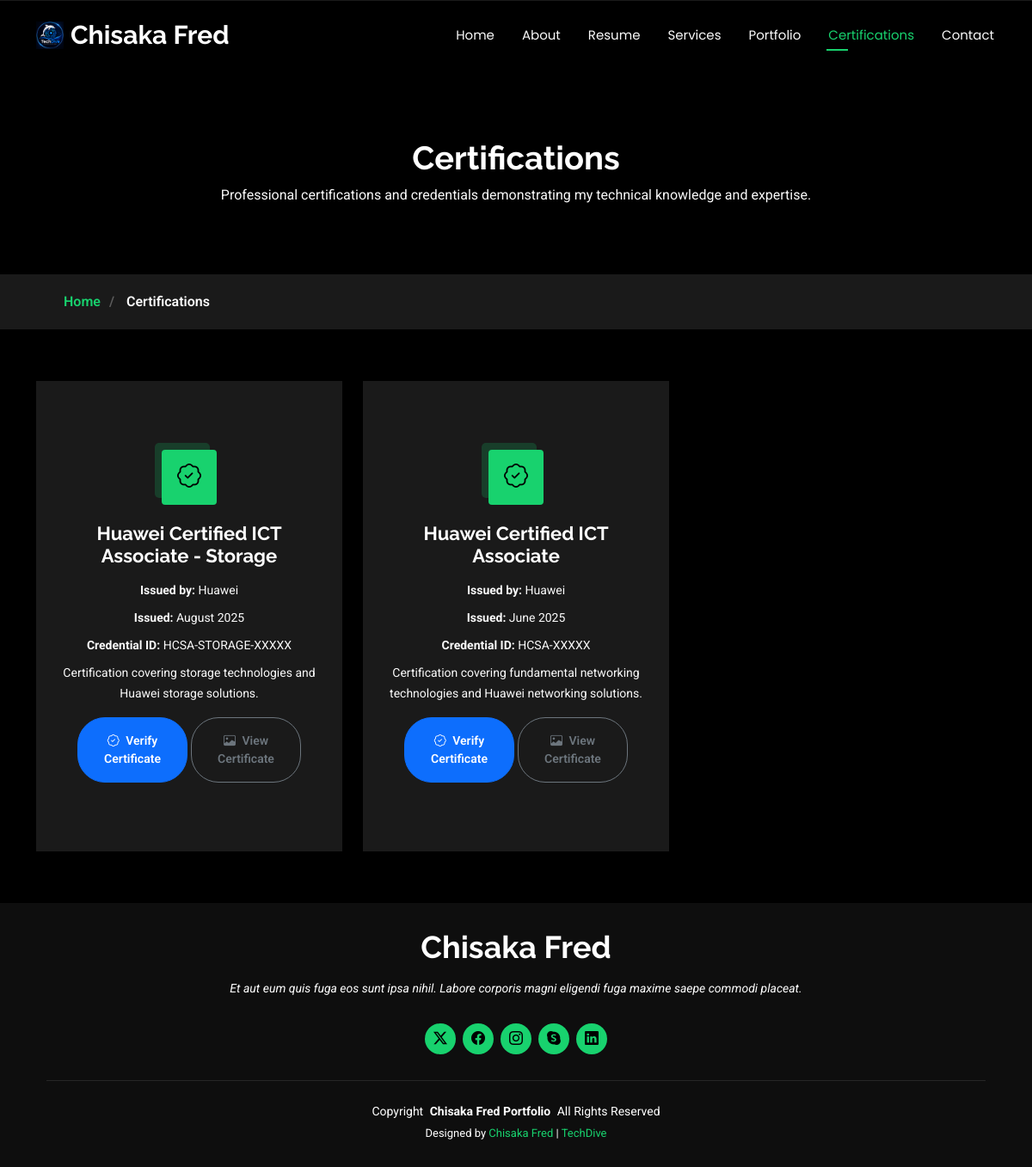
Screenshot of /certifications.php with the database file from the repository.
### tables this page shows
CREATE TABLE `users` (
  `id` int(11) NOT NULL,
  `name` varchar(255) NOT NULL,
  `username` varchar(255) NOT NULL,
  `email` varchar(255) NOT NULL,
  `password` varchar(255) NOT NULL,
  `title` varchar(255) NOT NULL,
  `place` varchar(255) NOT NULL,
  `facebook` text NOT NULL,
  `x` text NOT NULL,
  `instagram` text NOT NULL,
  `youtube` text NOT NULL,
  `linkedin` text NOT NULL,
  `github` text NOT NULL,
  `slogan` text NOT NULL,
  `birthday` date NOT NULL,
  `website` text NOT NULL,
  `phone` text NOT NULL,
  `city` text NOT NULL,
  `age` text NOT NULL,
  `degree` text NOT NULL,
  `freelance` int(11) NOT NULL,
  `certification` text NOT NULL,
  `address` varchar(255) NOT NULL
);

CREATE TABLE `certifications` (
  `id` int(11) NOT NULL,
  `title` varchar(255) NOT NULL,
  `issuer` varchar(255) NOT NULL,
  `issue_date` date DEFAULT NULL,
  `credential_id` varchar(255) DEFAULT NULL,
  `img` varchar(255) DEFAULT NULL,
  `url` varchar(255) DEFAULT NULL,
  `description` mediumtext DEFAULT NULL,
  `status` tinyint(1) NOT NULL DEFAULT 1,
  `created_at` timestamp NOT NULL DEFAULT current_timestamp()
);

CREATE TABLE `details` (
  `id` int(11) NOT NULL,
  `company` varchar(255) NOT NULL,
  `url` varchar(255) NOT NULL
);

### certifications.php (the view, shortened to what this page needs)
<?php
include 'include/config.php';
$sql = "SELECT * FROM `users` WHERE `users`.`id` = 1";
$result = mysqli_query($conn, $sql);
$data = mysqli_fetch_assoc($result);
?>
<!DOCTYPE html>
<html lang="en">
<head>
  <link href="assets/vendor/bootstrap/css/bootstrap.min.css" rel="stylesheet">
  <link href="assets/vendor/bootstrap-icons/bootstrap-icons.css" rel="stylesheet">
  <link href="assets/vendor/aos/aos.css" rel="stylesheet">
  <link href="assets/vendor/swiper/swiper-bundle.min.css" rel="stylesheet">
  <link href="assets/vendor/glightbox/css/glightbox.min.css" rel="stylesheet">
  <link href="assets/css/main.css" rel="stylesheet">
  <link href="assets/css/custom.css" rel="stylesheet">
</head>
<body class="index-page">
  <header id="header" class="header d-flex align-items-center fixed-top">
    <div class="container-fluid container-xl position-relative d-flex align-items-center justify-content-between">
      <a href="index.php" class="logo d-flex align-items-center">
        <img src="assets/img/logo.png" alt="">
        <h1 class="sitename"><?=$data['name']?></h1>
      </a>
      <nav id="navmenu" class="navmenu">
        <ul>
          <li><a href="index.php">Home</a></li>
          <li><a href="about.php">About</a></li>
          <li><a href="resume.php">Resume</a></li>
          <li><a href="services.php">Services</a></li>
          <li><a href="portfolio.php">Portfolio</a></li>
          <li><a href="certifications.php" class="active">Certifications</a></li>
          <li><a href="contact.php">Contact</a></li>
        </ul>
      </nav>
    </div>
  </header>
  <main class="main">
    <div class="page-title" data-aos="fade">
        <div class="heading">
            <div class="container">
                <div class="row d-flex justify-content-center text-center">
                    <div class="col-lg-8">
                        <h1>Certifications</h1>
                        <p class="mb-0">
                            Professional certifications and credentials
                            demonstrating my technical knowledge and expertise.
                        </p>
                    </div>
                </div>
            </div>
        </div>
        <nav class="breadcrumbs">
            <div class="container">
                <ol>
                    <li>
                        <a href="index.php">Home</a>
                    </li>
                    <li class="current">
                        Certifications
                    </li>
                </ol>
            </div>
        </nav>
    </div>
    <section id="certifications" class="services section">
        <div class="container">
            <?php
            $certifications_sql = "
                SELECT *
                FROM certifications
                WHERE status = 1
                ORDER BY issue_date DESC
            ";
            $certifications_result =
                mysqli_query($conn, $certifications_sql);
            ?>
            <div class="row gy-4">
                <?php
                if (
                    $certifications_result &&
                    mysqli_num_rows($certifications_result) > 0
                ) {
                    while (
                        $certification =
                        mysqli_fetch_assoc($certifications_result)
                    ) {
                ?>
                    <div
                        class="col-lg-4 col-md-6"
                        data-aos="fade-up"
                        data-aos-delay="100"
                    >
                        <div class="service-item position-relative h-100">
                            <div class="icon">
                                <i class="bi bi-patch-check"></i>
                            </div>
                            <h3>
                                <?= htmlspecialchars(
                                    $certification['title']
                                ) ?>
                            </h3>
                            <p class="mb-2">
                                <strong>
                                    Issued by:
                                </strong>
                                <?= htmlspecialchars(
                                    $certification['issuer']
                                ) ?>
                            </p>
                            <?php if (!empty($certification['issue_date'])) { ?>
                                <p class="mb-2">
                                    <strong>
                                        Issued:
                                    </strong>
                                    <?= date(
                                        'F Y',
                                        strtotime(
                                            $certification['issue_date']
                                        )
                                    ) ?>
                                </p>
                            <?php } ?>
                            <?php if (!empty($certification['credential_id'])) { ?>
                                <p class="mb-2">
                                    <strong>
                                        Credential ID:
                                    </strong>
                                    <?= htmlspecialchars(
                                        $certification['credential_id']
                                    ) ?>
                                </p>
                            <?php } ?>
                            <?php if (!empty($certification['description'])) { ?>
                                <p>
                                    <?= htmlspecialchars(
                                        $certification['description']
                                    ) ?>
                                </p>
                            <?php } ?>
                            <div class="mt-3">
                                <?php if (!empty($certification['url'])) { ?>
                                    <a
                                        href="<?= htmlspecialchars(
                                            $certification['url']
                                        ) ?>"
                                        target="_blank"
                                        rel="noopener noreferrer"
                                        class="btn btn-primary btn-sm"
                                    >
                                        <i class="bi bi-patch-check me-1"></i>
                                        Verify Certificate
                                    </a>
                                <?php } ?>
                                <?php if (!empty($certification['img'])) { ?>
                                    <a
                                        href="<?= htmlspecialchars(
                                            $certification['img']
                                        ) ?>"
                                        target="_blank"
                                        class="btn btn-outline-secondary btn-sm"
                                    >
                                        <i class="bi bi-image me-1"></i>
                                        View Certificate
                                    </a>
                                <?php } ?>
                            </div>
                        </div>
                    </div>
                <?php
                    }
                } ?>
            </div>
        </div>
    </section>
  </main>
  <footer id="footer" class="footer dark-background">
    <div class="container">
      <h3 class="sitename"><?=$data['name']?></h3>
      <p>Et aut eum quis fuga eos sunt ipsa nihil. Labore corporis magni eligendi fuga maxime saepe commodi placeat.</p>
      <div class="social-links d-flex justify-content-center">
        <a href=""><i class="bi bi-twitter-x"></i></a>
        <a href=""><i class="bi bi-facebook"></i></a>
        <a href=""><i class="bi bi-instagram"></i></a>
        <a href=""><i class="bi bi-skype"></i></a>
        <a href=""><i class="bi bi-linkedin"></i></a>
      </div>
      <div class="container">
        <div class="copyright">
          <span>Copyright</span> <strong class="px-1 sitename">Chisaka Fred Portfolio</strong> <span>All Rights Reserved</span>
        </div>
        <div class="credits">
          <?php
          $details = "SELECT * FROM `details` WHERE `details`.`id` = 1";
          $details_results = mysqli_query($conn, $details);
          $details_data = mysqli_fetch_assoc($details_results);
          ?>
          Designed by <a href="https://techdive.com/"><?=$data['name']?></a> | <a href="<?=$details_data['url'] ?>" target="_blank"><?= $details_data['company'] ?></a>
        </div>
      </div>
    </div>
  </footer>
</body>
</html>

### assets/css/custom.css (style rules this page uses)
.icon { cursor: pointer; height: 2rem; }
.btn { font-weight: 600; transition: all 300ms ease; padding: 1rem; width: 8rem; border-radius: 2rem; }

### rows the page displays
users: name "Chisaka Fred"
certifications: title "Huawei Certified ICT Associate - Storage", issuer "Huawei", issue_date "August 2025", credential "HCSA-STORAGE-XXXXX", description "Certification covering storage technologies and Huawei storage solutions."
certifications: title "Huawei Certified ICT Associate", issuer "Huawei", issue_date "June 2025", credential "HCSA-XXXXX", description "Certification covering fundamental networking technologies and Huawei networking solutions."
details: company "TechDive"
